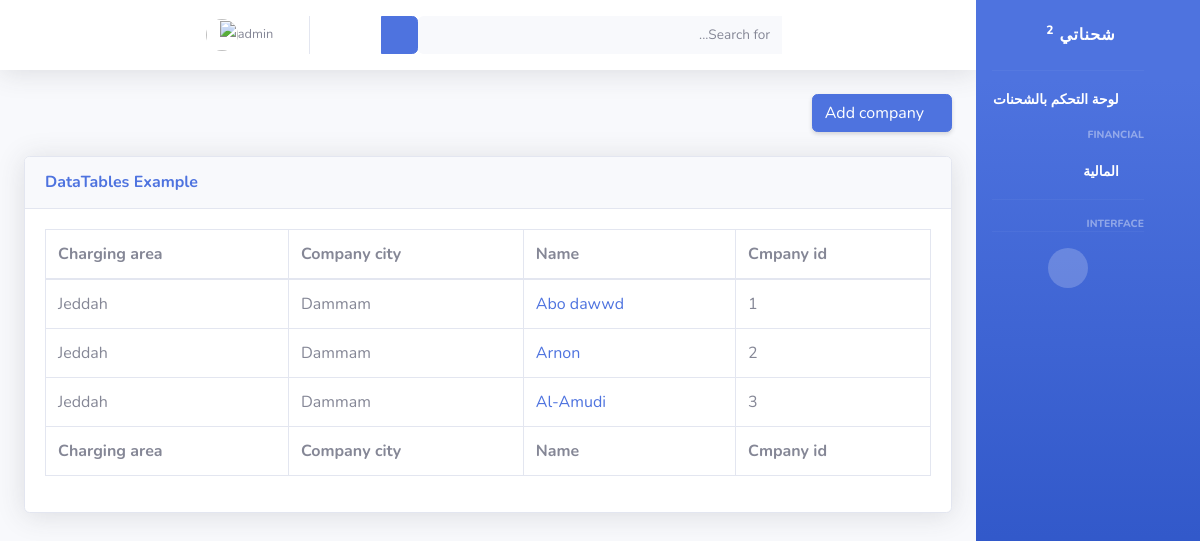
Page /companies/ (signed in) on the earlier database version.
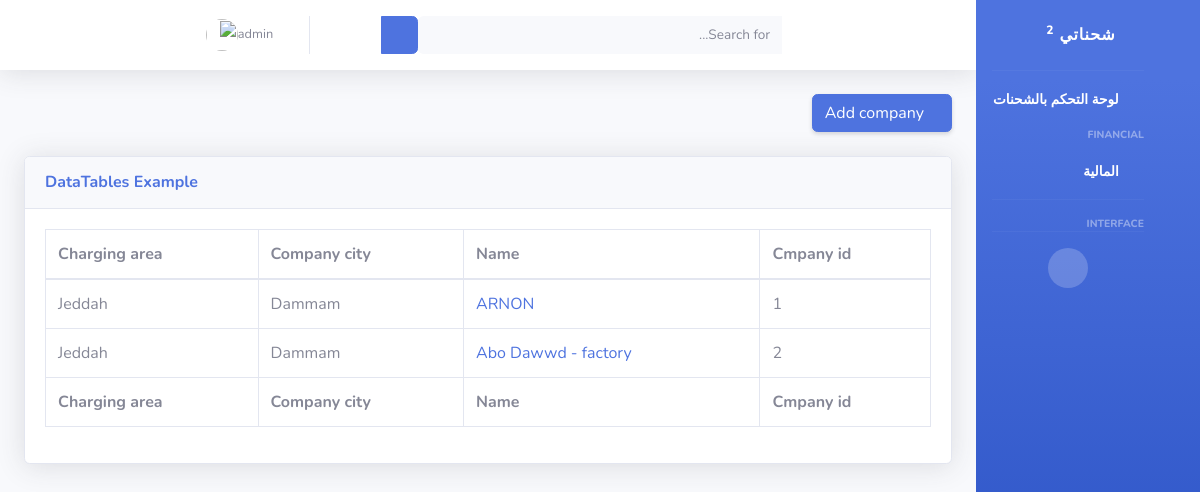
Same page on the later database version.
### companies/models.py (models this page shows, shortened)
class CompanyModel(models.Model):
    company_name = models.CharField(max_length=225,  help_text='اسم الشركة')
    company_id = models.BigAutoField(primary_key=True)
    company_city = models.CharField(max_length=225,  default='Dammam',help_text='مقر الشركة')
    charging_area = models.CharField( max_length=225, default='Jeddah', help_text='منطقة الشحن ')

### companies/views.py (the view)
# urls.py: path('companies/',company_list, name='company_list' ),
def company_list(request):
    companies = CompanyModel.objects.all()
    return render (request, 'companies/company_list.html',{'companies':companies})

### Shuhnaty/templates/companies/company_list.html
{% extends 'base.html' %}
{% block item %}
<div class="d-sm-flex align-items-center justify-content-between mb-4">
    <h1 class="h3 mb-0 text-gray-800">
        <a href="{% url 'add_company'%}" class="d-none d-inline-block btn btn-primary shadow-sm"><i
            class="fas fa-download fa-sm text-white-50"></i> Add company </a>
    </h1>
</div>
{% endblock %}
{% block content %}
<div class="card shadow mb-4">
    <div class="card-header py-3">
        <h6 class="m-0 font-weight-bold text-primary">DataTables Example</h6>
    </div>
    <div class="card-body">
        <div class="table-responsive">
            <table class="table table-bordered" id="dataTable" width="100%" cellspacing="0">
                <thead>
                    <tr>
                        <th>Cmpany id </th>
                        <th>Name</th>
                        <th>Company city</th>
                        <th>Charging area</th>
                    </tr>
                </thead>
                <tfoot>
                    <tr>
                        <th>Cmpany id </th>
                        <th>Name</th>
                        <th>Company city</th>
                        <th>Charging area</th>
                    </tr>
                </tfoot>
                <tbody>
                    {% for company in companies %}
                    <tr>
                        <td>{{ company.company_id }} </td>
                        <td>
                            <a href="{% url 'company_details' company.pk%}">{{ company.company_name }}</a></td>
                        <td>{{ company.company_city }} </td>
                        <td>{{ company.charging_area}} </td>
                    </tr>
                    {% endfor %}
                </tbody>
            </table>
        </div>
    </div>
</div>
{% endblock %}

Differences in the rows shown:
removed CompanyModel: company_id "3", company_name "Al-Amudi", company_city "Dammam", charging_area "Jeddah"
changed CompanyModel id 1: company_name "Abo dawwd" → "ARNON"
changed CompanyModel id 2: company_name "Arnon" → "Abo Dawwd - factory"
